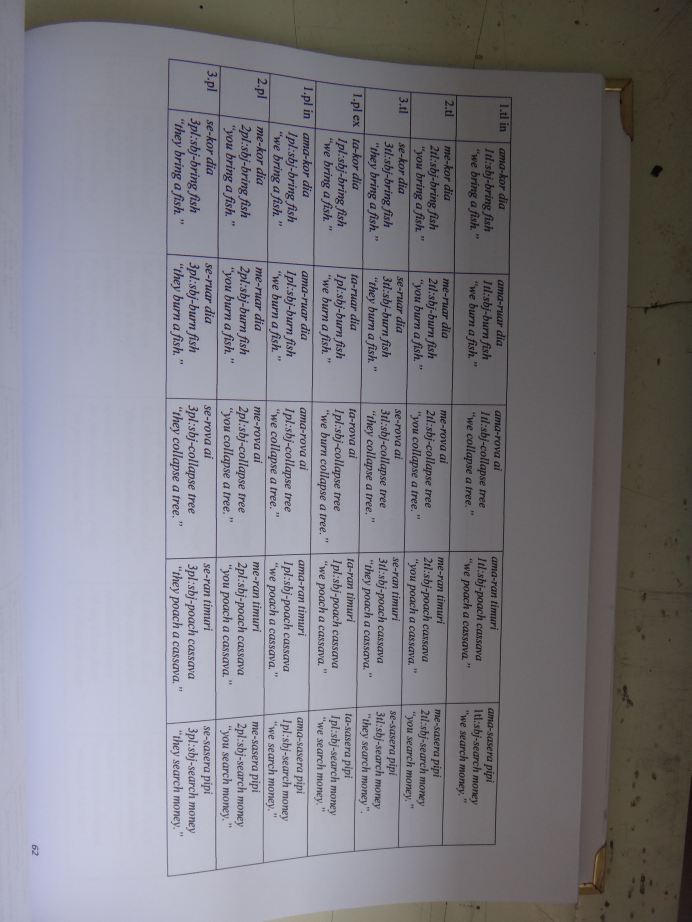
#> input picture linguistics_thesis_b.jpg, 3456 x 4608 px (shown at 1/5 size)
$ python page_dewarp.py linguistics_thesis_b.jpg
#> lines starting #> are read from the running program, lines starting #| are printed output that depends on the picture; after the words box and inside, x2 and y2 are one past the last pixel; in counts of white or black regions, pixels touching at a corner belong together
#!/usr/bin/env python
######################################################################
# page_dewarp.py - Proof-of-concept of page-dewarping based on a
# "cubic sheet" model. Requires OpenCV (version 3 or greater),
# PIL/Pillow, and scipy.optimize.
######################################################################
# Author:  Matt Zucker & Md Rayhan(Dhaka)
# Date:    July 2016 & then 2022
# License: MIT License (see LICENSE.txt)
######################################################################

import os
import sys
import datetime
import cv2
from PIL import Image
import numpy as np
import scipy.optimize

# for some reason pylint complains about cv2 members being undefined :(
# pylint: disable=E1101

PAGE_MARGIN_X = 50       # reduced px to ignore near L/R edge
PAGE_MARGIN_Y = 20       # reduced px to ignore near T/B edge

OUTPUT_ZOOM = 1.0        # how much to zoom output relative to *original* image
OUTPUT_DPI = 300         # just affects stated DPI of PNG, not appearance
REMAP_DECIMATE = 16      # downscaling factor for remapping image

ADAPTIVE_WINSZ = 55      # window size for adaptive threshold in reduced px

TEXT_MIN_WIDTH = 15      # min reduced px width of detected text contour
TEXT_MIN_HEIGHT = 2      # min reduced px height of detected text contour
TEXT_MIN_ASPECT = 1.5    # filter out text contours below this w/h ratio
TEXT_MAX_THICKNESS = 10  # max reduced px thickness of detected text contour

EDGE_MAX_OVERLAP = 1.0   # max reduced px horiz. overlap of contours in span
EDGE_MAX_LENGTH = 100.0  # max reduced px length of edge connecting contours
EDGE_ANGLE_COST = 10.0   # cost of angles in edges (tradeoff vs. length)
EDGE_MAX_ANGLE = 7.5     # maximum change in angle allowed between contours

RVEC_IDX = slice(0, 3)   # index of rvec in params vector
TVEC_IDX = slice(3, 6)   # index of tvec in params vector
CUBIC_IDX = slice(6, 8)  # index of cubic slopes in params vector

SPAN_MIN_WIDTH = 30      # minimum reduced px width for span
SPAN_PX_PER_STEP = 20    # reduced px spacing for sampling along spans
FOCAL_LENGTH = 1.2       # normalized focal length of camera

DEBUG_LEVEL = 0          # 0=none, 1=some, 2=lots, 3=all
DEBUG_OUTPUT = 'file'    # file, screen, both

WINDOW_NAME = 'Dewarp'   # Window name for visualization

# nice color palette for visualizing contours, etc.
CCOLORS = [
    (255, 0, 0),
    (255, 63, 0),
    (255, 127, 0),
    (255, 191, 0),
    (255, 255, 0),
    (191, 255, 0),
    (127, 255, 0),
    (63, 255, 0),
    (0, 255, 0),
    (0, 255, 63),
    (0, 255, 127),
    (0, 255, 191),
    (0, 255, 255),
    (0, 191, 255),
    (0, 127, 255),
    (0, 63, 255),
    (0, 0, 255),
    (63, 0, 255),
    (127, 0, 255),
    (191, 0, 255),
    (255, 0, 255),
    (255, 0, 191),
    (255, 0, 127),
    (255, 0, 63),
]

# default intrinsic parameter matrix
K = np.array([
    [FOCAL_LENGTH, 0, 0],
    [0, FOCAL_LENGTH, 0],
    [0, 0, 1]], dtype=np.float32)


# [24 lines left out: function debug_show, not called in this run]


def round_nearest_multiple(i, factor):
    i = int(i)
    rem = i % factor
    if not rem:
        return i
    else:
        return i + factor - rem


def pix2norm(shape, pts):
    height, width = shape[:2]
    scl = 2.0/(max(height, width))
    offset = np.array([width, height], dtype=pts.dtype).reshape((-1, 1, 2))*0.5
    return (pts - offset) * scl


def norm2pix(shape, pts, as_integer):
    height, width = shape[:2]
    scl = max(height, width)*0.5
    offset = np.array([0.5*width, 0.5*height],
                      dtype=pts.dtype).reshape((-1, 1, 2))
    rval = pts * scl + offset
    if as_integer:
        return (rval + 0.5).astype(int)
    else:
        return rval


def fltp(point):
    return tuple(point.astype(int).flatten())


# [17 lines left out: function draw_correspondences, not called in this run]


def get_default_params(corners, ycoords, xcoords):

    # page width and height
    page_width = np.linalg.norm(corners[1] - corners[0])
    page_height = np.linalg.norm(corners[-1] - corners[0])
    rough_dims = (page_width, page_height)

    # our initial guess for the cubic has no slope
    cubic_slopes = [0.0, 0.0]

    # object points of flat page in 3D coordinates
    corners_object3d = np.array([
        [0, 0, 0],
        [page_width, 0, 0],
        [page_width, page_height, 0],
        [0, page_height, 0]])

    # estimate rotation and translation from four 2D-to-3D point
    # correspondences
    _, rvec, tvec = cv2.solvePnP(corners_object3d,
                                 corners, K, np.zeros(5))

    span_counts = [len(xc) for xc in xcoords]

    params = np.hstack((np.array(rvec).flatten(),
                        np.array(tvec).flatten(),
                        np.array(cubic_slopes).flatten(),
                        ycoords.flatten()) +
                       tuple(xcoords))

    return rough_dims, span_counts, params


def project_xy(xy_coords, pvec):

    # get cubic polynomial coefficients given
    #
    #  f(0) = 0, f'(0) = alpha
    #  f(1) = 0, f'(1) = beta

    alpha, beta = tuple(pvec[CUBIC_IDX])

    poly = np.array([
        alpha + beta,
        -2*alpha - beta,
        alpha,
        0])

    xy_coords = xy_coords.reshape((-1, 2))
    z_coords = np.polyval(poly, xy_coords[:, 0])

    objpoints = np.hstack((xy_coords, z_coords.reshape((-1, 1))))

    image_points, _ = cv2.projectPoints(objpoints,
                                        pvec[RVEC_IDX],
                                        pvec[TVEC_IDX],
                                        K, np.zeros(5))

    return image_points


def project_keypoints(pvec, keypoint_index):

    xy_coords = pvec[keypoint_index]
    xy_coords[0, :] = 0

    return project_xy(xy_coords, pvec)


def resize_to_screen(src, maxw=1280, maxh=700, copy=False):

    height, width = src.shape[:2]

    scl_x = float(width)/maxw
    scl_y = float(height)/maxh

    scl = int(np.ceil(max(scl_x, scl_y)))

    if scl > 1.0:
        inv_scl = 1.0/scl
        img = cv2.resize(src, (0, 0), None, inv_scl, inv_scl, cv2.INTER_AREA)
    elif copy:
        img = src.copy()
    else:
        img = src

    return img


def box(width, height):
    return np.ones((height, width), dtype=np.uint8)


def get_page_extents(small):

    height, width = small.shape[:2]

    xmin = PAGE_MARGIN_X
    ymin = PAGE_MARGIN_Y
    xmax = width-PAGE_MARGIN_X
    ymax = height-PAGE_MARGIN_Y

    page = np.zeros((height, width), dtype=np.uint8)
    cv2.rectangle(page, (xmin, ymin), (xmax, ymax), (255, 255, 255), -1)

    outline = np.array([
        [xmin, ymin],
        [xmin, ymax],
        [xmax, ymax],
        [xmax, ymin]])

    return page, outline


def get_mask(name, small, pagemask, masktype):

    sgray = cv2.cvtColor(small, cv2.COLOR_RGB2GRAY)

    if masktype == 'text':

        mask = cv2.adaptiveThreshold(sgray, 255, cv2.ADAPTIVE_THRESH_MEAN_C,
                                     cv2.THRESH_BINARY_INV,
                                     ADAPTIVE_WINSZ,
                                     25)

        if DEBUG_LEVEL >= 3:
            debug_show(name, 0.1, 'thresholded', mask)

        mask = cv2.dilate(mask, box(9, 1))

        if DEBUG_LEVEL >= 3:
            debug_show(name, 0.2, 'dilated', mask)

        mask = cv2.erode(mask, box(1, 3))

        if DEBUG_LEVEL >= 3:
            debug_show(name, 0.3, 'eroded', mask)

    else:

        mask = cv2.adaptiveThreshold(sgray, 255, cv2.ADAPTIVE_THRESH_MEAN_C,
                                     cv2.THRESH_BINARY_INV,
                                     ADAPTIVE_WINSZ,
                                     7)

        if DEBUG_LEVEL >= 3:
            debug_show(name, 0.4, 'thresholded', mask)

        mask = cv2.erode(mask, box(3, 1), iterations=3)

        if DEBUG_LEVEL >= 3:
            debug_show(name, 0.5, 'eroded', mask)

        mask = cv2.dilate(mask, box(8, 2))

        if DEBUG_LEVEL >= 3:
            debug_show(name, 0.6, 'dilated', mask)

    return np.minimum(mask, pagemask)


def interval_measure_overlap(int_a, int_b):
    return min(int_a[1], int_b[1]) - max(int_a[0], int_b[0])


def angle_dist(angle_b, angle_a):

    diff = angle_b - angle_a

    while diff > np.pi:
        diff -= 2*np.pi

    while diff < -np.pi:
        diff += 2*np.pi

    return np.abs(diff)


def blob_mean_and_tangent(contour):

    moments = cv2.moments(contour)

    area = moments['m00']

    mean_x = moments['m10'] / area
    mean_y = moments['m01'] / area

    moments_matrix = np.array([
        [moments['mu20'], moments['mu11']],
        [moments['mu11'], moments['mu02']]
    ]) / area

    _, svd_u, _ = cv2.SVDecomp(moments_matrix)

    center = np.array([mean_x, mean_y])
    tangent = svd_u[:, 0].flatten().copy()

    return center, tangent


class ContourInfo(object):

    def __init__(self, contour, rect, mask):

        self.contour = contour
        self.rect = rect
        self.mask = mask

        self.center, self.tangent = blob_mean_and_tangent(contour)

        self.angle = np.arctan2(self.tangent[1], self.tangent[0])

        clx = [self.proj_x(point) for point in contour]

        lxmin = min(clx)
        lxmax = max(clx)

        self.local_xrng = (lxmin, lxmax)

        self.point0 = self.center + self.tangent * lxmin
        self.point1 = self.center + self.tangent * lxmax

        self.pred = None
        self.succ = None

    def proj_x(self, point):
        return np.dot(self.tangent, point.flatten()-self.center)

    def local_overlap(self, other):
        xmin = self.proj_x(other.point0)
        xmax = self.proj_x(other.point1)
        return interval_measure_overlap(self.local_xrng, (xmin, xmax))


def generate_candidate_edge(cinfo_a, cinfo_b):

    # we want a left of b (so a's successor will be b and b's
    # predecessor will be a) make sure right endpoint of b is to the
    # right of left endpoint of a.
    if cinfo_a.point0[0] > cinfo_b.point1[0]:
        tmp = cinfo_a
        cinfo_a = cinfo_b
        cinfo_b = tmp

    x_overlap_a = cinfo_a.local_overlap(cinfo_b)
    x_overlap_b = cinfo_b.local_overlap(cinfo_a)

    overall_tangent = cinfo_b.center - cinfo_a.center
    overall_angle = np.arctan2(overall_tangent[1], overall_tangent[0])

    delta_angle = max(angle_dist(cinfo_a.angle, overall_angle),
                      angle_dist(cinfo_b.angle, overall_angle)) * 180/np.pi

    # we want the largest overlap in x to be small
    x_overlap = max(x_overlap_a, x_overlap_b)

    dist = np.linalg.norm(cinfo_b.point0 - cinfo_a.point1)

    if (dist > EDGE_MAX_LENGTH or
            x_overlap > EDGE_MAX_OVERLAP or
            delta_angle > EDGE_MAX_ANGLE):
        return None
    else:
        score = dist + delta_angle*EDGE_ANGLE_COST
        return (score, cinfo_a, cinfo_b)


def make_tight_mask(contour, xmin, ymin, width, height):

    tight_mask = np.zeros((height, width), dtype=np.uint8)
    tight_contour = contour - np.array((xmin, ymin)).reshape((-1, 1, 2))

    cv2.drawContours(tight_mask, [tight_contour], 0,
                     (1, 1, 1), -1)

    return tight_mask


def get_contours(name, small, pagemask, masktype):

    mask = get_mask(name, small, pagemask, masktype)

    contours, _ = cv2.findContours(mask, cv2.RETR_EXTERNAL,
                                      cv2.CHAIN_APPROX_NONE)

    contours_out = []

    for contour in contours:

        rect = cv2.boundingRect(contour)
        xmin, ymin, width, height = rect

        if (width < TEXT_MIN_WIDTH or
                height < TEXT_MIN_HEIGHT or
                width < TEXT_MIN_ASPECT*height):
            continue

        tight_mask = make_tight_mask(contour, xmin, ymin, width, height)

        if tight_mask.sum(axis=0).max() > TEXT_MAX_THICKNESS:
            continue

        contours_out.append(ContourInfo(contour, rect, tight_mask))

    if DEBUG_LEVEL >= 2:
        visualize_contours(name, small, contours_out)

    return contours_out


def assemble_spans(name, small, pagemask, cinfo_list):

    # sort list
    cinfo_list = sorted(cinfo_list, key=lambda cinfo: cinfo.rect[1])

    # generate all candidate edges
    candidate_edges = []

    for i, cinfo_i in enumerate(cinfo_list):
        for j in range(i):
            # note e is of the form (score, left_cinfo, right_cinfo)
            edge = generate_candidate_edge(cinfo_i, cinfo_list[j])
            if edge is not None:
                candidate_edges.append(edge)

    # sort candidate edges by score (lower is better)
    candidate_edges.sort()

    # for each candidate edge
    for _, cinfo_a, cinfo_b in candidate_edges:
        # if left and right are unassigned, join them
        if cinfo_a.succ is None and cinfo_b.pred is None:
            cinfo_a.succ = cinfo_b
            cinfo_b.pred = cinfo_a

    # generate list of spans as output
    spans = []

    # until we have removed everything from the list
    while cinfo_list:

        # get the first on the list
        cinfo = cinfo_list[0]

        # keep following predecessors until none exists
        while cinfo.pred:
            cinfo = cinfo.pred

        # start a new span
        cur_span = []

        width = 0.0

        # follow successors til end of span
        while cinfo:
            # remove from list (sadly making this loop *also* O(n^2)
            cinfo_list.remove(cinfo)
            # add to span
            cur_span.append(cinfo)
            width += cinfo.local_xrng[1] - cinfo.local_xrng[0]
            # set successor
            cinfo = cinfo.succ

        # add if long enough
        if width > SPAN_MIN_WIDTH:
            spans.append(cur_span)

    if DEBUG_LEVEL >= 2:
        visualize_spans(name, small, pagemask, spans)

    return spans


def sample_spans(shape, spans):

    span_points = []

    for span in spans:

        contour_points = []

        for cinfo in span:

            yvals = np.arange(cinfo.mask.shape[0]).reshape((-1, 1))
            totals = (yvals * cinfo.mask).sum(axis=0)
            means = totals / cinfo.mask.sum(axis=0)

            xmin, ymin = cinfo.rect[:2]

            step = SPAN_PX_PER_STEP
            start = ((len(means)-1) % step) // 2

            contour_points += [(x+xmin, means[x]+ymin)
                               for x in range(start, len(means), step)]

        contour_points = np.array(contour_points,
                                  dtype=np.float32).reshape((-1, 1, 2))

        contour_points = pix2norm(shape, contour_points)

        span_points.append(contour_points)

    return span_points


def keypoints_from_samples(name, small, pagemask, page_outline,
                           span_points):

    all_evecs = np.array([[0.0, 0.0]])
    all_weights = 0

    for points in span_points:

        _, evec = cv2.PCACompute(points.reshape((-1, 2)),
                                 None, maxComponents=1)

        weight = np.linalg.norm(points[-1] - points[0])

        all_evecs += evec * weight
        all_weights += weight

    evec = all_evecs / all_weights

    x_dir = evec.flatten()

    if x_dir[0] < 0:
        x_dir = -x_dir

    y_dir = np.array([-x_dir[1], x_dir[0]])

    pagecoords = cv2.convexHull(page_outline)
    pagecoords = pix2norm(pagemask.shape, pagecoords.reshape((-1, 1, 2)))
    pagecoords = pagecoords.reshape((-1, 2))

    px_coords = np.dot(pagecoords, x_dir)
    py_coords = np.dot(pagecoords, y_dir)

    px0 = px_coords.min()
    px1 = px_coords.max()

    py0 = py_coords.min()
    py1 = py_coords.max()

    p00 = px0 * x_dir + py0 * y_dir
    p10 = px1 * x_dir + py0 * y_dir
    p11 = px1 * x_dir + py1 * y_dir
    p01 = px0 * x_dir + py1 * y_dir

    corners = np.vstack((p00, p10, p11, p01)).reshape((-1, 1, 2))

    ycoords = []
    xcoords = []

    for points in span_points:
        pts = points.reshape((-1, 2))
        px_coords = np.dot(pts, x_dir)
        py_coords = np.dot(pts, y_dir)
        ycoords.append(py_coords.mean() - py0)
        xcoords.append(px_coords - px0)

    if DEBUG_LEVEL >= 2:
        visualize_span_points(name, small, span_points, corners)

    return corners, np.array(ycoords), xcoords


# [74 lines left out: functions visualize_contours, visualize_spans, visualize_span_points, not called in this run]


def imgsize(img):
    height, width = img.shape[:2]
    return '{}x{}'.format(width, height)


def make_keypoint_index(span_counts):

    nspans = len(span_counts)
    npts = sum(span_counts)
    keypoint_index = np.zeros((npts+1, 2), dtype=int)
    start = 1

    for i, count in enumerate(span_counts):
        end = start + count
        keypoint_index[start:start+end, 1] = 8+i
        start = end

    keypoint_index[1:, 0] = np.arange(npts) + 8 + nspans

    return keypoint_index


def optimize_params(name, small, dstpoints, span_counts, params):

    keypoint_index = make_keypoint_index(span_counts)

    def objective(pvec):
        ppts = project_keypoints(pvec, keypoint_index)
        return np.sum((dstpoints - ppts)**2)

    print('  initial objective is', objective(params))

    if DEBUG_LEVEL >= 1:
        projpts = project_keypoints(params, keypoint_index)
        display = draw_correspondences(small, dstpoints, projpts)
        debug_show(name, 4, 'keypoints before', display)

    print('  optimizing', len(params), 'parameters...')
    start = datetime.datetime.now()
    res = scipy.optimize.minimize(objective, params,
                                  method='Powell')
    end = datetime.datetime.now()
    print('  optimization took', round((end-start).total_seconds(), 2), 'sec.')
    print('  final objective is', res.fun)
    params = res.x

    if DEBUG_LEVEL >= 1:
        projpts = project_keypoints(params, keypoint_index)
        display = draw_correspondences(small, dstpoints, projpts)
        debug_show(name, 5, 'keypoints after', display)

    return params


def get_page_dims(corners, rough_dims, params):

    dst_br = corners[2].flatten()

    dims = np.array(rough_dims)

    def objective(dims):
        proj_br = project_xy(dims, params)
        return np.sum((dst_br - proj_br.flatten())**2)

    res = scipy.optimize.minimize(objective, dims, method='Powell')
    dims = res.x

    print('  got page dims', dims[0], 'x', dims[1])

    return dims


def remap_image(name, img, small, page_dims, params):

    height = 0.5 * page_dims[1] * OUTPUT_ZOOM * img.shape[0]
    height = round_nearest_multiple(height, REMAP_DECIMATE)

    width = round_nearest_multiple(height * page_dims[0] / page_dims[1],
                                   REMAP_DECIMATE)

    print('  output will be {}x{}'.format(width, height))

    height_small = height // REMAP_DECIMATE
    width_small = width // REMAP_DECIMATE

    page_x_range = np.linspace(0, page_dims[0], width_small)
    page_y_range = np.linspace(0, page_dims[1], height_small)

    page_x_coords, page_y_coords = np.meshgrid(page_x_range, page_y_range)

    page_xy_coords = np.hstack((page_x_coords.flatten().reshape((-1, 1)),
                                page_y_coords.flatten().reshape((-1, 1))))

    page_xy_coords = page_xy_coords.astype(np.float32)

    image_points = project_xy(page_xy_coords, params)
    image_points = norm2pix(img.shape, image_points, False)

    image_x_coords = image_points[:, 0, 0].reshape(page_x_coords.shape)
    image_y_coords = image_points[:, 0, 1].reshape(page_y_coords.shape)

    image_x_coords = cv2.resize(image_x_coords, (width, height),
                                interpolation=cv2.INTER_CUBIC)

    image_y_coords = cv2.resize(image_y_coords, (width, height),
                                interpolation=cv2.INTER_CUBIC)

    img_gray = cv2.cvtColor(img, cv2.COLOR_RGB2GRAY)

    remapped = cv2.remap(img_gray, image_x_coords, image_y_coords,
                         cv2.INTER_CUBIC,
                         None, cv2.BORDER_REPLICATE)

    thresh = cv2.adaptiveThreshold(remapped, 255, cv2.ADAPTIVE_THRESH_MEAN_C,
                                   cv2.THRESH_BINARY, ADAPTIVE_WINSZ, 25)

    pil_image = Image.fromarray(thresh)
    pil_image = pil_image.convert('1')

    threshfile = name + '_thresh.png'
    pil_image.save(threshfile, dpi=(OUTPUT_DPI, OUTPUT_DPI))

    if DEBUG_LEVEL >= 1:
        height = small.shape[0]
        width = int(round(height * float(thresh.shape[1])/thresh.shape[0]))
        display = cv2.resize(thresh, (width, height),
                             interpolation=cv2.INTER_AREA)
        debug_show(name, 6, 'output', display)

    return threshfile


def main():

    if len(sys.argv) < 2:
        print('usage:', sys.argv[0], 'IMAGE1 [IMAGE2 ...]')
        sys.exit(0)

    if DEBUG_LEVEL > 0 and DEBUG_OUTPUT != 'file':
        cv2.namedWindow(WINDOW_NAME)

    outfiles = []

    for imgfile in sys.argv[1:]:

        img = cv2.imread(imgfile)
#> img is the input picture: shape (4608, 3456, 3); mean B, G, R 130.5, 124, 125.4
        small = resize_to_screen(img)
#> in resize_to_screen, `img = cv2.resize(src, (0, 0), None, inv_scl, inv_scl, cv2.INTER_AREA)`:
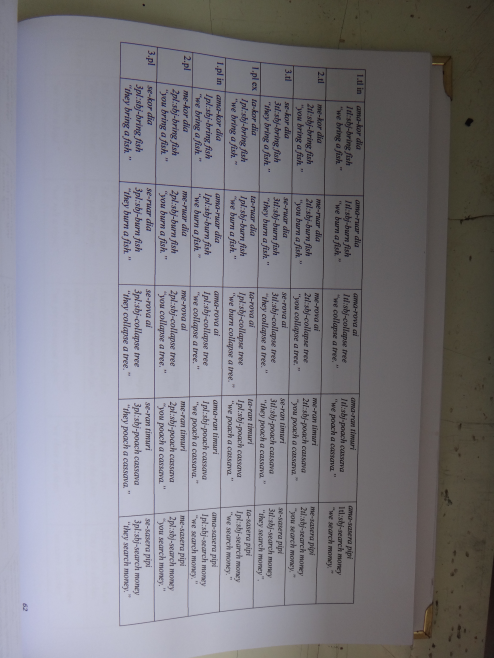
#> img: shape (658, 494, 3); mean B, G, R 130.4, 123.9, 125.4
        basename = os.path.basename(imgfile)
        name, _ = os.path.splitext(basename)

        print('loaded', basename, 'with size', imgsize(img), end=' ')
#| loaded linguistics_thesis_b.jpg with size 3456x4608
        print('and resized to', imgsize(small))
#| and resized to 494x658

        if DEBUG_LEVEL >= 3:
            debug_show(name, 0.0, 'original', small)

        pagemask, page_outline = get_page_extents(small)
#> in get_page_extents, `cv2.rectangle(page, (xmin, ymin), (xmax, ymax), (255, 255, 255), -1)`:
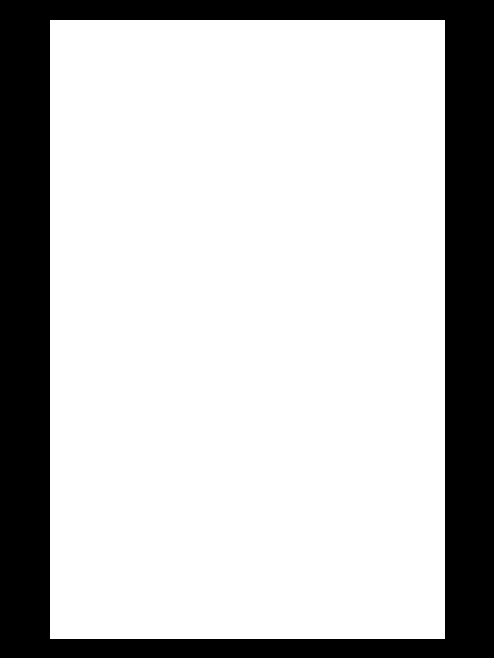
#> page: shape (658, 494); 75.2% white; 1 black region, box (x1, y1, x2, y2) and area: (0, 0, 494, 658) 80547
#> page_outline = [[50, 20], [50, 638], [444, 638], [444, 20]]

        cinfo_list = get_contours(name, small, pagemask, 'text')
#> in get_mask, `mask = cv2.adaptiveThreshold(sgray, 255, cv2.ADAPTIVE_THRESH_MEAN_C, c..`:
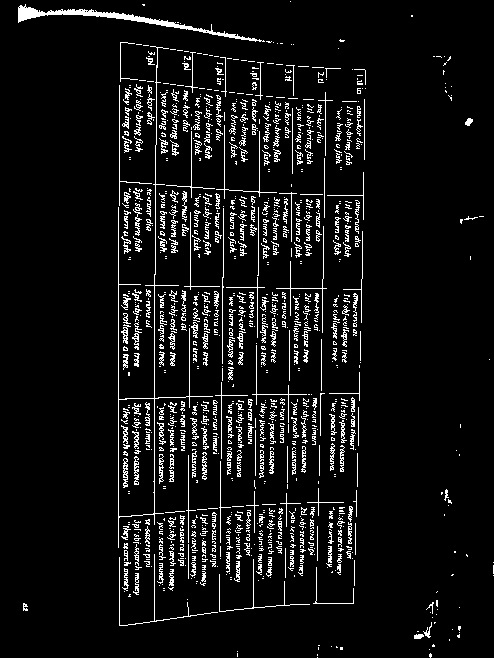
#> mask: shape (658, 494); 7.1% white in thin lines or dots
#> (the rest of the program and of its run is left out)
